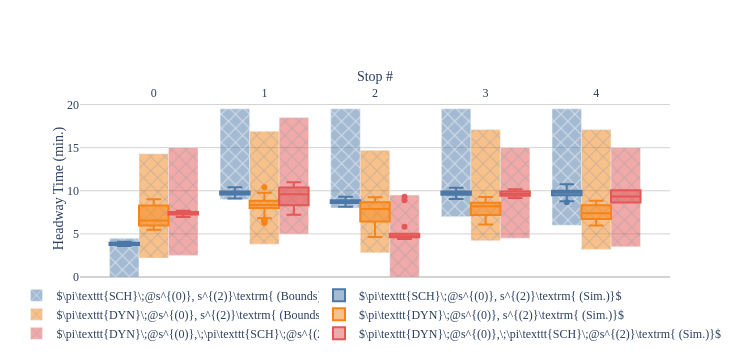
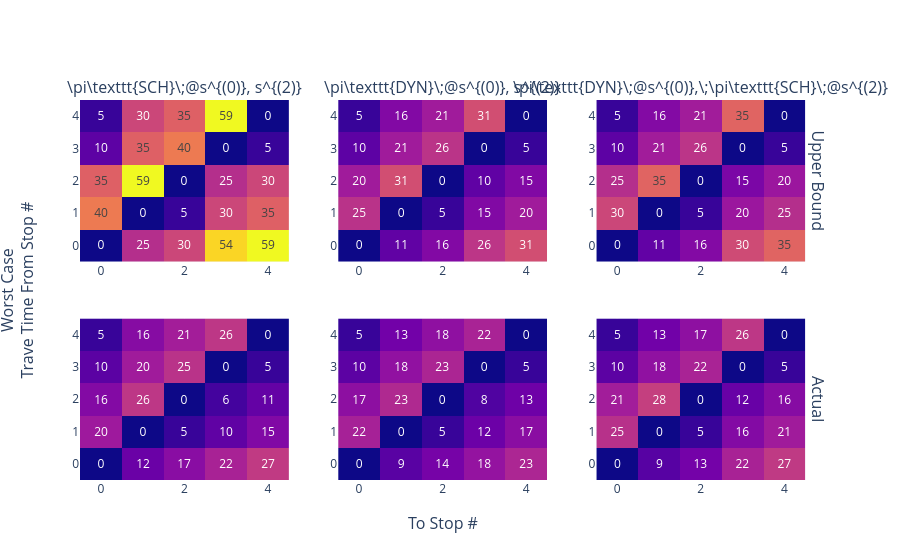

The notebook cell these images were saved under, in order:
### Markdown cell above
## Fig. 2: Terminal and Midpoint Holding Only
We now consider the effect of applying a policy only at the terminal and at route midpoint.  The setting is the same as the previous figure.

TODO:
* Travel time calculation is incorrect for headway

### Code cell
# Base route - no control
N_STOPS = 5
BASE_ROUTE = [
    {
        'tau': (4, 4.5),
        'delta': (0, 0.5),
        'policy': BolehPolicy,
        'policy_args': {},
    } for _ in range(N_STOPS)
]

# Scheduled terminal departure
SCHED_ROUTE = copy.deepcopy(BASE_ROUTE)
SCHED_ROUTE[0]['policy'] = LeakyBucketPolicy
SCHED_ROUTE[0]['policy_args'] = {'time_delta': 10, 'offset': 0}
SCHED_ROUTE[2]['policy'] = LeakyBucketPolicy
SCHED_ROUTE[2]['policy_args'] = {'time_delta': 10, 'offset': 5 * 2}


# Ratio Driven Route has one stop driven by ratio policy
RATIO_ROUTE = copy.deepcopy(BASE_ROUTE)
RATIO_ROUTE[0]['policy'] = RatioDrivenPolicy
RATIO_ROUTE[0]['policy_args'] = {'target_ratio': 1, 'activation_ratio': 0.75, 'max_holding': float('inf')}
RATIO_ROUTE[2]['policy'] = RatioDrivenPolicy
RATIO_ROUTE[2]['policy_args'] = {'target_ratio': 1, 'activation_ratio': 0.75, 'max_holding': float('inf')}


# Headway Driven Route tries to maintain constant headway regardless of delay
SR_ROUTE = copy.deepcopy(BASE_ROUTE)
SR_ROUTE[0]['policy'] = LeakyBucketPolicy
SR_ROUTE[0]['policy_args'] = {'time_delta': 10, 'offset': 0}
SR_ROUTE[2]['policy'] = RatioDrivenPolicy
SR_ROUTE[2]['policy_args'] = {'target_ratio': 1, 'activation_ratio': 0.75, 'max_holding': float('inf')}

# Headway Driven Route tries to maintain constant headway regardless of delay
RS_ROUTE = copy.deepcopy(BASE_ROUTE)
RS_ROUTE[0]['policy'] = RatioDrivenPolicy
RS_ROUTE[0]['policy_args'] = {'target_ratio': 1, 'activation_ratio': 0.75, 'max_holding': float('inf')}
RS_ROUTE[2]['policy'] = LeakyBucketPolicy
RS_ROUTE[2]['policy_args'] = {'time_delta': 10, 'offset': 2.5 * 4}

routes = {
    #'Uncontrolled': BASE_ROUTE,
    r'\pi\texttt{SCH}\;@s^{(0)}, s^{(2)}': SCHED_ROUTE,
    r'\pi\texttt{DYN}\;@s^{(0)}, s^{(2)}': RATIO_ROUTE,
    r'\pi\texttt{DYN}\;@s^{(0)},\;\pi\texttt{SCH}\;@s^{(2)}': RS_ROUTE,
    #r'$\pi\texttt{DYN}\;@s^{(0)},\;\pi\texttt{SCH}\;@s^{(4)}$': RS_ROUTE,
}

run_experiment(
    exp_id='fig2-midpoint-holding',
    routes=routes,
    start_times=[0, 10, 20],

    t_max=60 * 24 * 7,
)

### Figure 1 — Plotly figure (JSON) as saved in the notebook; plotly's stock layout.template omitted (floating-point values rounded to 4 significant figures; data arrays with more than 128 entries replaced by an {"elided": "..."} marker saying what was removed)
{"data": [{"base": [0], "legend": "legend", "marker": {"color": "#4C78A8", "pattern": {"shape": "x"}}, "name": "$\\pi\\texttt{SCH}\\;@s^{(0)}, s^{(2)}\\textrm{ (Bounds)}$", "opacity": 0.5, "showlegend": true, "type": "bar", "width": 0.2667, "x": [-0.2667], "y": [4.5]}, {"legend": "legend2", "marker": {"color": "#4C78A8"}, "name": "$\\pi\\texttt{SCH}\\;@s^{(0)}, s^{(2)}\\textrm{ (Sim.)}$", "opacity": 1, "showlegend": true, "type": "box", "width": 0.2667, "x": [-0.2667, -0.2667, -0.2667, -0.2667, -0.2667, -0.2667, -0.2667, -0.2667, -0.2667, -0.2667, -0.2667, -0.2667, -0.2667, -0.2667, -0.2667, -0.2667, -0.2667, -0.2667, -0.2667, -0.2667, -0.2667, -0.2667, -0.2667, -0.2667, -0.2667, -0.2667, -0.2667, -0.2667, -0.2667], "y": [3.695, 3.711, 3.662, 3.708, 3.822, 3.795, 3.591, 3.741, 3.945, 4.068, 3.68, 4.049, 3.634, 4.04, 4.041, 3.891, 4.077, 3.724, 3.748, 3.661, 3.697, 3.7, 3.882, 3.87, 3.84, 3.802, 4.06, 3.836, 4.051]}, {"base": [9], "legend": "legend", "marker": {"color": "#4C78A8", "pattern": {"shape": "x"}}, "name": "$\\pi\\texttt{SCH}\\;@s^{(0)}, s^{(2)}\\textrm{ (Bounds)}$", "opacity": 0.5, "showlegend": false, "type": "bar", "width": 0.2667, "x": [0.7333], "y": [10.5]}, {"legend": "legend2", "marker": {"color": "#4C78A8"}, "name": "$\\pi\\texttt{SCH}\\;@s^{(0)}, s^{(2)}\\textrm{ (Sim.)}$", "opacity": 1, "showlegend": false, "type": "box", "width": 0.2667, "x": {"elided": "554 float values"}, "y": {"elided": "554 float values"}}, {"base": [8], "legend": "legend", "marker": {"color": "#4C78A8", "pattern": {"shape": "x"}}, "name": "$\\pi\\texttt{SCH}\\;@s^{(0)}, s^{(2)}\\textrm{ (Bounds)}$", "opacity": 0.5, "showlegend": false, "type": "bar", "width": 0.2667, "x": [1.733], "y": [11.5]}, {"legend": "legend2", "marker": {"color": "#4C78A8"}, "name": "$\\pi\\texttt{SCH}\\;@s^{(0)}, s^{(2)}\\textrm{ (Sim.)}$", "opacity": 1, "showlegend": false, "type": "box", "width": 0.2667, "x": {"elided": "400 float values"}, "y": {"elided": "400 float values"}}, {"base": [7], "legend": "legend", "marker": {"color": "#4C78A8", "pattern": {"shape": "x"}}, "name": "$\\pi\\texttt{SCH}\\;@s^{(0)}, s^{(2)}\\textrm{ (Bounds)}$", "opacity": 0.5, "showlegend": false, "type": "bar", "width": 0.2667, "x": [2.733], "y": [12.5]}, {"legend": "legend2", "marker": {"color": "#4C78A8"}, "name": "$\\pi\\texttt{SCH}\\;@s^{(0)}, s^{(2)}\\textrm{ (Sim.)}$", "opacity": 1, "showlegend": false, "type": "box", "width": 0.2667, "x": {"elided": "562 float values"}, "y": {"elided": "562 float values"}}, {"base": [6], "legend": "legend", "marker": {"color": "#4C78A8", "pattern": {"shape": "x"}}, "name": "$\\pi\\texttt{SCH}\\;@s^{(0)}, s^{(2)}\\textrm{ (Bounds)}$", "opacity": 0.5, "showlegend": false, "type": "bar", "width": 0.2667, "x": [3.733], "y": [13.5]}, {"legend": "legend2", "marker": {"color": "#4C78A8"}, "name": "$\\pi\\texttt{SCH}\\;@s^{(0)}, s^{(2)}\\textrm{ (Sim.)}$", "opacity": 1, "showlegend": false, "type": "box", "width": 0.2667, "x": {"elided": "411 float values"}, "y": {"elided": "411 float values"}}, {"base": [2.2], "legend": "legend", "marker": {"color": "#F58518", "pattern": {"shape": "x"}}, "name": "$\\pi\\texttt{DYN}\\;@s^{(0)}, s^{(2)}\\textrm{ (Bounds)}$", "opacity": 0.5, "showlegend": true, "type": "bar", "width": 0.2667, "x": [-2.776e-17], "y": [12.1]}, {"legend": "legend2", "marker": {"color": "#F58518"}, "name": "$\\pi\\texttt{DYN}\\;@s^{(0)}, s^{(2)}\\textrm{ (Sim.)}$", "opacity": 1, "showlegend": true, "type": "box", "width": 0.2667, "x": [-2.776e-17, -2.776e-17, -2.776e-17, -2.776e-17, -2.776e-17, -2.776e-17, -2.776e-17, -2.776e-17, -2.776e-17, -2.776e-17, -2.776e-17, -2.776e-17, -2.776e-17, -2.776e-17, -2.776e-17, -2.776e-17, -2.776e-17, -2.776e-17, -2.776e-17, -2.776e-17, -2.776e-17, -2.776e-17, -2.776e-17, -2.776e-17, -2.776e-17, -2.776e-17, -2.776e-17, -2.776e-17, -2.776e-17, -2.776e-17, -2.776e-17, -2.776e-17, -2.776e-17, -2.776e-17, -2.776e-17, -2.776e-17, -2.776e-17, -2.776e-17, -2.776e-17, -2.776e-17, -2.776e-17, -2.776e-17, -2.776e-17, -2.776e-17, -2.776e-17, -2.776e-17, -2.776e-17, -2.776e-17, -2.776e-17, -2.776e-17, -2.776e-17, -2.776e-17, -2.776e-17, -2.776e-17, -2.776e-17, -2.776e-17, -2.776e-17, -2.776e-17, -2.776e-17, -2.776e-17, -2.776e-17, -2.776e-17, -2.776e-17, -2.776e-17, -2.776e-17, -2.776e-17, -2.776e-17, -2.776e-17, -2.776e-17, -2.776e-17, -2.776e-17, -2.776e-17, -2.776e-17, -2.776e-17, -2.776e-17, -2.776e-17, -2.776e-17, -2.776e-17, -2.776e-17, -2.776e-17], "y": [5.482, 8.484, 8.268, 8.694, 5.816, 8.209, 6.287, 5.624, 5.994, 6.135, 5.603, 6.304, 6.628, 6.637, 6.762, 8.581, 8.496, 8.275, 8.109, 5.899, 8.445, 8.748, 8.585, 6.634, 5.926, 5.968, 7.049, 6.488, 8.435, 6.079, 6.305, 8.292, 6.136, 6.554, 8.207, 5.837, 5.657, 8.325, 6.505, 6.649, 8.287, 8.537, 8.081, 5.969, 8.576, 5.548, 5.553, 6.203, 6.321, 8.5, 8.408, 8.834, 5.511, 8.698, 8.608, 6.981, 6.295, 6.206, 8.054, 5.947, 5.665, 5.761, 5.903, 7.89, 8.744, 6.339, 6.48, 9.023, 5.699, 5.92, 6.052, 8.272, 6.004, 6.39, 5.944, 6.533, 8.316, 6.575, 6.223, 8.474]}, {"base": [3.8], "legend": "legend", "marker": {"color": "#F58518", "pattern": {"shape": "x"}}, "name": "$\\pi\\texttt{DYN}\\;@s^{(0)}, s^{(2)}\\textrm{ (Bounds)}$", "opacity": 0.5, "showlegend": false, "type": "bar", "width": 0.2667, "x": [1], "y": [13.1]}, {"legend": "legend2", "marker": {"color": "#F58518"}, "name": "$\\pi\\texttt{DYN}\\;@s^{(0)}, s^{(2)}\\textrm{ (Sim.)}$", "opacity": 1, "showlegend": false, "type": "box", "width": 0.2667, "x": [1, 1, 1, 1, 1, 1, 1, 1, 1, 1, 1, 1, 1, 1, 1, 1, 1, 1, 1, 1, 1, 1, 1, 1, 1, 1, 1, 1, 1, 1, 1, 1, 1, 1, 1, 1, 1, 1, 1, 1, 1, 1, 1, 1], "y": [8.754, 9.433, 9.571, 9.724, 8.702, 8.324, 6.452, 6.823, 6.671, 8.2, 8.554, 9.769, 8.17, 10.4, 9.419, 8.224, 8.654, 6.616, 8.792, 9.446, 8.326, 8.002, 9.057, 8.698, 8.154, 8.037, 6.652, 6.269, 8.633, 8.839, 9.239, 9.067, 8.841, 7.659, 8.323, 8.36, 8.77, 6.537, 8.761, 6.493, 6.859, 8.132, 8.268, 8.025]}, {"base": [2.8], "legend": "legend", "marker": {"color": "#F58518", "pattern": {"shape": "x"}}, "name": "$\\pi\\texttt{DYN}\\;@s^{(0)}, s^{(2)}\\textrm{ (Bounds)}$", "opacity": 0.5, "showlegend": false, "type": "bar", "width": 0.2667, "x": [2], "y": [11.9]}, {"legend": "legend2", "marker": {"color": "#F58518"}, "name": "$\\pi\\texttt{DYN}\\;@s^{(0)}, s^{(2)}\\textrm{ (Sim.)}$", "opacity": 1, "showlegend": false, "type": "box", "width": 0.2667, "x": [2, 2, 2, 2, 2, 2, 2, 2, 2, 2, 2, 2, 2, 2, 2, 2, 2, 2, 2, 2, 2, 2, 2, 2, 2, 2, 2, 2, 2, 2, 2, 2, 2, 2, 2, 2, 2, 2, 2, 2, 2, 2, 2, 2, 2, 2, 2, 2, 2, 2, 2, 2, 2, 2, 2, 2, 2, 2, 2, 2, 2, 2, 2, 2], "y": [8.803, 6.506, 6.85, 6.601, 7.094, 8.722, 8.607, 8.674, 8.825, 6.4, 6.569, 6.393, 5.827, 8.656, 6.348, 6.082, 6.337, 8.259, 8.804, 7.209, 8.852, 8.408, 8.903, 5.957, 6.058, 4.632, 9.066, 8.51, 6.993, 8.605, 8.136, 8.392, 6.716, 6.062, 8.652, 6.497, 8.811, 9.128, 5.859, 8.233, 6.773, 8.314, 6.322, 9.257, 6.706, 6.106, 8.396, 8.851, 8.758, 6.607, 8.756, 8.783, 9.062, 6.089, 6.472, 7.661, 8.65, 8.234, 6.488, 6.481, 8.543, 8.223, 5.55, 6.363]}, {"base": [4.2], "legend": "legend", "marker": {"color": "#F58518", "pattern": {"shape": "x"}}, "name": "$\\pi\\texttt{DYN}\\;@s^{(0)}, s^{(2)}\\textrm{ (Bounds)}$", "opacity": 0.5, "showlegend": false, "type": "bar", "width": 0.2667, "x": [3], "y": [12.9]}, {"legend": "legend2", "marker": {"color": "#F58518"}, "name": "$\\pi\\texttt{DYN}\\;@s^{(0)}, s^{(2)}\\textrm{ (Sim.)}$", "opacity": 1, "showlegend": false, "type": "box", "width": 0.2667, "x": [3, 3, 3, 3, 3, 3, 3, 3, 3, 3, 3, 3, 3, 3, 3, 3, 3, 3, 3, 3, 3, 3, 3, 3, 3, 3, 3, 3, 3, 3, 3, 3, 3, 3, 3, 3, 3, 3, 3, 3, 3, 3, 3, 3, 3, 3, 3, 3, 3, 3, 3, 3, 3, 3, 3, 3, 3, 3, 3, 3, 3, 3, 3, 3, 3, 3, 3, 3, 3, 3, 3, 3, 3, 3, 3, 3, 3, 3, 3], "y": [7.513, 8.877, 7.015, 8.544, 7.528, 7.68, 6.309, 7.364, 8.851, 8.571, 7.927, 8.192, 6.558, 8.576, 8.916, 6.851, 8.217, 8.531, 8.333, 8.572, 8.854, 7.254, 8.919, 6.373, 9.261, 8.606, 8.464, 8.272, 8.47, 6.824, 8.766, 8.588, 7.017, 8.249, 8.177, 8.476, 6.679, 8.53, 6.097, 9.273, 7.613, 9.168, 6.609, 6.526, 9.011, 7.396, 7.015, 6.846, 6.491, 7.97, 8.874, 9.07, 6.373, 6.973, 8.569, 7.353, 7.272, 9.05, 7.217, 8.784, 6.959, 8.722, 8.083, 8.285, 6.418, 8.219, 7.334, 8.35, 9.18, 8.679, 8.523, 6.685, 8.011, 7.169, 8.465, 7.41, 9.072, 8.73, 7.996]}, {"base": [3.2], "legend": "legend", "marker": {"color": "#F58518", "pattern": {"shape": "x"}}, "name": "$\\pi\\texttt{DYN}\\;@s^{(0)}, s^{(2)}\\textrm{ (Bounds)}$", "opacity": 0.5, "showlegend": false, "type": "bar", "width": 0.2667, "x": [4], "y": [13.9]}, {"legend": "legend2", "marker": {"color": "#F58518"}, "name": "$\\pi\\texttt{DYN}\\;@s^{(0)}, s^{(2)}\\textrm{ (Sim.)}$", "opacity": 1, "showlegend": false, "type": "box", "width": 0.2667, "x": [4, 4, 4, 4, 4, 4, 4, 4, 4, 4, 4, 4, 4, 4, 4, 4, 4, 4, 4, 4, 4, 4, 4, 4, 4, 4, 4, 4, 4, 4, 4, 4, 4, 4, 4, 4, 4, 4, 4, 4, 4, 4, 4, 4, 4, 4], "y": [7.689, 6.865, 8.395, 7.473, 6.89, 7.387, 6.713, 8.806, 7.896, 7.972, 8.368, 8.304, 7.124, 6.743, 7.533, 8.498, 8.387, 6.517, 6.622, 6.328, 6.54, 6.744, 7.793, 8.405, 7.506, 8.31, 6.617, 7.396, 8.2, 8.47, 7.213, 6.27, 6.576, 7.305, 6.815, 7.378, 8.516, 6.736, 8.431, 8.454, 6.608, 8.846, 6.517, 5.969, 6.983, 6.518]}, {"base": [2.5], "legend": "legend", "marker": {"color": "#E45756", "pattern": {"shape": "x"}}, "name": "$\\pi\\texttt{DYN}\\;@s^{(0)},\\;\\pi\\texttt{SCH}\\;@s^{(2)}\\textrm{ (Bounds)}$", "opacity": 0.5, "showlegend": true, "type": "bar", "width": 0.2667, "x": [0.2667], "y": [12.5]}, {"legend": "legend2", "marker": {"color": "#E45756"}, "name": "$\\pi\\texttt{DYN}\\;@s^{(0)},\\;\\pi\\texttt{SCH}\\;@s^{(2)}\\textrm{ (Sim.)}$", "opacity": 1, "showlegend": true, "type": "box", "width": 0.2667, "x": [0.2667, 0.2667, 0.2667, 0.2667, 0.2667, 0.2667, 0.2667, 0.2667, 0.2667, 0.2667, 0.2667, 0.2667, 0.2667, 0.2667, 0.2667, 0.2667, 0.2667, 0.2667, 0.2667], "y": [7.31, 7.453, 6.951, 7.087, 7.321, 7.606, 7.098, 7.344, 7.515, 7.226, 7.531, 7.493, 7.313, 7.696, 7.623, 7.189, 7.536, 7.524, 7.486]}, {"base": [5], "legend": "legend", "marker": {"color": "#E45756", "pattern": {"shape": "x"}}, "name": "$\\pi\\texttt{DYN}\\;@s^{(0)},\\;\\pi\\texttt{SCH}\\;@s^{(2)}\\textrm{ (Bounds)}$", "opacity": 0.5, "showlegend": false, "type": "bar", "width": 0.2667, "x": [1.267], "y": [13.5]}, {"legend": "legend2", "marker": {"color": "#E45756"}, "name": "$\\pi\\texttt{DYN}\\;@s^{(0)},\\;\\pi\\texttt{SCH}\\;@s^{(2)}\\textrm{ (Sim.)}$", "opacity": 1, "showlegend": false, "type": "box", "width": 0.2667, "x": [1.267, 1.267, 1.267, 1.267], "y": [9.401, 9.784, 7.222, 10.99]}, {"base": [0], "legend": "legend", "marker": {"color": "#E45756", "pattern": {"shape": "x"}}, "name": "$\\pi\\texttt{DYN}\\;@s^{(0)},\\;\\pi\\texttt{SCH}\\;@s^{(2)}\\textrm{ (Bounds)}$", "opacity": 0.5, "showlegend": false, "type": "bar", "width": 0.2667, "x": [2.267], "y": [9.5]}, {"legend": "legend2", "marker": {"color": "#E45756"}, "name": "$\\pi\\texttt{DYN}\\;@s^{(0)},\\;\\pi\\texttt{SCH}\\;@s^{(2)}\\textrm{ (Sim.)}$", "opacity": 1, "showlegend": false, "type": "box", "width": 0.2667, "x": [2.267, 2.267, 2.267, 2.267, 2.267, 2.267, 2.267, 2.267, 2.267, 2.267, 2.267, 2.267, 2.267], "y": [8.886, 9.32, 4.586, 4.705, 4.713, 4.435, 4.719, 4.712, 4.419, 4.753, 4.681, 4.612, 5.829]}, {"base": [4.5], "legend": "legend", "marker": {"color": "#E45756", "pattern": {"shape": "x"}}, "name": "$\\pi\\texttt{DYN}\\;@s^{(0)},\\;\\pi\\texttt{SCH}\\;@s^{(2)}\\textrm{ (Bounds)}$", "opacity": 0.5, "showlegend": false, "type": "bar", "width": 0.2667, "x": [3.267], "y": [10.5]}, {"legend": "legend2", "marker": {"color": "#E45756"}, "name": "$\\pi\\texttt{DYN}\\;@s^{(0)},\\;\\pi\\texttt{SCH}\\;@s^{(2)}\\textrm{ (Sim.)}$", "opacity": 1, "showlegend": false, "type": "box", "width": 0.2667, "x": [3.267, 3.267, 3.267, 3.267, 3.267, 3.267, 3.267, 3.267, 3.267, 3.267, 3.267, 3.267, 3.267, 3.267, 3.267, 3.267, 3.267, 3.267, 3.267, 3.267, 3.267, 3.267, 3.267, 3.267, 3.267], "y": [9.902, 9.998, 9.516, 10.1, 9.341, 9.722, 9.244, 9.422, 9.917, 9.479, 9.929, 9.825, 9.148, 10.09, 9.417, 9.782, 9.513, 10.16, 9.513, 9.369, 9.617, 9.53, 9.69, 9.321, 10.12]}, {"base": [3.5], "legend": "legend", "marker": {"color": "#E45756", "pattern": {"shape": "x"}}, "name": "$\\pi\\texttt{DYN}\\;@s^{(0)},\\;\\pi\\texttt{SCH}\\;@s^{(2)}\\textrm{ (Bounds)}$", "opacity": 0.5, "showlegend": false, "type": "bar", "width": 0.2667, "x": [4.267], "y": [11.5]}, {"legend": "legend2", "marker": {"color": "#E45756"}, "name": "$\\pi\\texttt{DYN}\\;@s^{(0)},\\;\\pi\\texttt{SCH}\\;@s^{(2)}\\textrm{ (Sim.)}$", "opacity": 1, "showlegend": false, "type": "box", "width": 0.2667, "x": [4.267, 4.267], "y": [10.07, 8.627]}], "layout": {"font": {"family": "Times New Roman, serif"}, "height": 360, "legend": {"orientation": "v", "x": 0.25, "xanchor": "center", "y": -0.4, "yanchor": "bottom"}, "legend2": {"orientation": "v", "x": 0.75, "xanchor": "center", "y": -0.4, "yanchor": "bottom"}, "plot_bgcolor": "white", "width": 750, "xaxis": {"side": "top", "tickmode": "array", "tickvals": [0, 1, 2, 3, 4], "title": {"standoff": 0, "text": "Stop #"}}, "yaxis": {"gridcolor": "lightgrey", "showgrid": true, "title": {"standoff": 0, "text": "Headway Time (min.)"}, "zeroline": true, "zerolinecolor": "lightgrey"}}}

### Figure 2 — Plotly figure (JSON) as saved in the notebook; plotly's stock layout.template omitted (floating-point values rounded to 4 significant figures)
{"data": [{"showscale": false, "text": [[0, 24.5, 29.5, 54, 59], [39.5, 0, 5, 29.5, 34.5], [34.5, 59, 0, 24.5, 29.5], [10, 34.5, 39.5, 0, 5], [5, 29.5, 34.5, 59, 0]], "texttemplate": "%{text:.0f}", "type": "heatmap", "xaxis": "x", "yaxis": "y", "z": [[0, 24.5, 29.5, 54, 59], [39.5, 0, 5, 29.5, 34.5], [34.5, 59, 0, 24.5, 29.5], [10, 34.5, 39.5, 0, 5], [5, 29.5, 34.5, 59, 0]], "zmax": 59, "zmin": 0}, {"showscale": false, "text": [[0, 10.55, 15.55, 26.0, 31.0], [25.45, 0, 5, 15.45, 20.45], [20.45, 31.0, 0, 10.45, 15.45], [10, 20.55, 25.55, 0, 5], [5, 15.55, 20.55, 31.0, 0]], "texttemplate": "%{text:.0f}", "type": "heatmap", "xaxis": "x2", "yaxis": "y2", "z": [[0, 10.55, 15.55, 26.0, 31.0], [25.45, 0, 5, 15.45, 20.45], [20.45, 31.0, 0, 10.45, 15.45], [10, 20.55, 25.55, 0, 5], [5, 15.55, 20.55, 31.0, 0]], "zmax": 59, "zmin": 0}, {"showscale": false, "text": [[0, 10.75, 15.75, 30.25, 35.25], [29.5, 0, 5, 19.5, 24.5], [24.5, 35.25, 0, 14.5, 19.5], [10, 20.75, 25.75, 0, 5], [5, 15.75, 20.75, 35.25, 0]], "texttemplate": "%{text:.0f}", "type": "heatmap", "xaxis": "x3", "yaxis": "y3", "z": [[0, 10.75, 15.75, 30.25, 35.25], [29.5, 0, 5, 19.5, 24.5], [24.5, 35.25, 0, 14.5, 19.5], [10, 20.75, 25.75, 0, 5], [5, 15.75, 20.75, 35.25, 0]], "zmax": 59, "zmin": 0}, {"showscale": false, "text": [[0, 11.97, 16.7, 21.99, 26.85], [19.98, 0, 4.963, 10.49, 15.38], [15.8, 26.24, 0, 6.338, 11.06], [9.728, 20.5, 25.39, 0, 4.967], [4.963, 16.3, 21.0, 26.3, 0]], "texttemplate": "%{text:.0f}", "type": "heatmap", "xaxis": "x4", "yaxis": "y4", "z": [[0, 11.97, 16.7, 21.99, 26.85], [19.98, 0, 4.963, 10.49, 15.38], [15.8, 26.24, 0, 6.338, 11.06], [9.728, 20.5, 25.39, 0, 4.967], [4.963, 16.3, 21.0, 26.3, 0]], "zmax": 59, "zmin": 0}, {"showscale": false, "text": [[0, 9.457, 13.72, 18.4, 22.76], [21.66, 0, 4.986, 12.24, 16.79], [17.4, 23.43, 0, 7.98, 12.54], [9.795, 17.98, 22.6, 0, 4.988], [4.991, 13.04, 17.65, 22.16, 0]], "texttemplate": "%{text:.0f}", "type": "heatmap", "xaxis": "x5", "yaxis": "y5", "z": [[0, 9.457, 13.72, 18.4, 22.76], [21.66, 0, 4.986, 12.24, 16.79], [17.4, 23.43, 0, 7.98, 12.54], [9.795, 17.98, 22.6, 0, 4.988], [4.991, 13.04, 17.65, 22.16, 0]], "zmax": 59, "zmin": 0}, {"showscale": false, "text": [[0, 9.16, 13.43, 22.01, 26.76], [25.06, 0, 4.986, 15.84, 20.53], [20.84, 27.87, 0, 11.62, 16.31], [9.807, 17.81, 22.18, 0, 4.987], [4.975, 12.95, 17.48, 26.24, 0]], "texttemplate": "%{text:.0f}", "type": "heatmap", "xaxis": "x6", "yaxis": "y6", "z": [[0, 9.16, 13.43, 22.01, 26.76], [25.06, 0, 4.986, 15.84, 20.53], [20.84, 27.87, 0, 11.62, 16.31], [9.807, 17.81, 22.18, 0, 4.987], [4.975, 12.95, 17.48, 26.24, 0]], "zmax": 59, "zmin": 0}], "layout": {"annotations": [{"font": {"size": 16}, "showarrow": false, "text": "\\pi\\texttt{SCH}\\;@s^{(0)}, s^{(2)}", "x": 0.1411, "xanchor": "center", "xref": "paper", "y": 1, "yanchor": "bottom", "yref": "paper"}, {"font": {"size": 16}, "showarrow": false, "text": "\\pi\\texttt{DYN}\\;@s^{(0)}, s^{(2)}", "x": 0.49, "xanchor": "center", "xref": "paper", "y": 1, "yanchor": "bottom", "yref": "paper"}, {"font": {"size": 16}, "showarrow": false, "text": "\\pi\\texttt{DYN}\\;@s^{(0)},\\;\\pi\\texttt{SCH}\\;@s^{(2)}", "x": 0.8389, "xanchor": "center", "xref": "paper", "y": 1, "yanchor": "bottom", "yref": "paper"}, {"font": {"size": 16}, "showarrow": false, "text": "Upper Bound", "textangle": 90, "x": 0.98, "xanchor": "left", "xref": "paper", "y": 0.7875, "yanchor": "middle", "yref": "paper"}, {"font": {"size": 16}, "showarrow": false, "text": "Actual", "textangle": 90, "x": 0.98, "xanchor": "left", "xref": "paper", "y": 0.2125, "yanchor": "middle", "yref": "paper"}, {"font": {"size": 16}, "showarrow": false, "text": "To Stop #", "x": 0.49, "xanchor": "center", "xref": "paper", "y": 0, "yanchor": "top", "yref": "paper", "yshift": -30}, {"font": {"size": 16}, "showarrow": false, "text": "Worst Case<br>Trave Time From Stop #", "textangle": -90, "x": 0, "xanchor": "right", "xref": "paper", "xshift": -40, "y": 0.5, "yanchor": "middle", "yref": "paper"}], "xaxis": {"anchor": "y", "domain": [0, 0.2822]}, "xaxis2": {"anchor": "y2", "domain": [0.3489, 0.6311]}, "xaxis3": {"anchor": "y3", "domain": [0.6978, 0.98]}, "xaxis4": {"anchor": "y4", "domain": [0, 0.2822]}, "xaxis5": {"anchor": "y5", "domain": [0.3489, 0.6311]}, "xaxis6": {"anchor": "y6", "domain": [0.6978, 0.98]}, "yaxis": {"anchor": "x", "domain": [0.575, 1]}, "yaxis2": {"anchor": "x2", "domain": [0.575, 1]}, "yaxis3": {"anchor": "x3", "domain": [0.575, 1]}, "yaxis4": {"anchor": "x4", "domain": [0, 0.425]}, "yaxis5": {"anchor": "x5", "domain": [0, 0.425]}, "yaxis6": {"anchor": "x6", "domain": [0, 0.425]}}}
